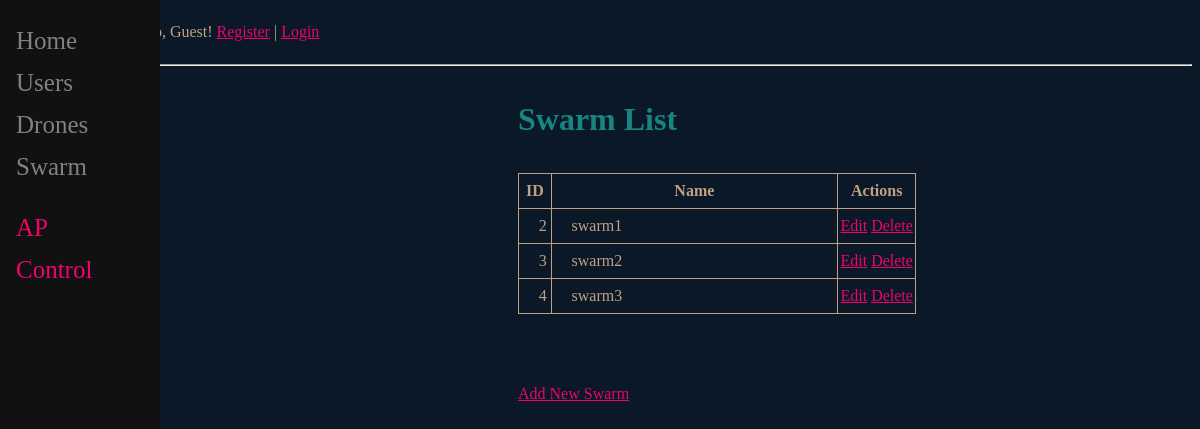
Page /swarm_list on the earlier database version.
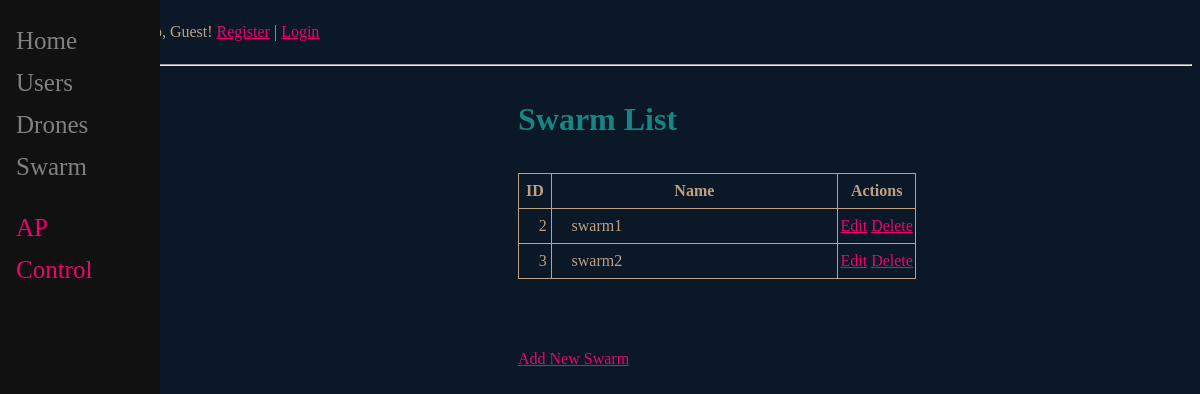
Same page on the later database version.
### main/models.py (models this page shows, shortened)
class Swarm(models.Model):
    swarmName=models.fields.CharField(max_length=32,unique=True)
    user_id = models.ForeignKey(CustomUser, null=True, on_delete=models.SET_NULL)
    createdAt=models.DateTimeField("datePublished", default=timezone.now)
    UpdatedAt=models.DateTimeField("dateUpdated", auto_now=True)
    UpdatedBy=models.CharField(max_length=32, default="User")

### main/views.py (the view)
# urls.py: path('swarm_list', swarm_list, name='swarm_list'),
def swarm_list(request):
    swarm = Swarm.objects.all()
    return render(request, 'main/swarm_list.html', {'swarm': swarm})

### templates/main/swarm_list.html (shortened to what this page needs)
{% extends 'main/base.html' %}
{% block content %}
<h1>Swarm List</h1>
<body>
    <table  style="width:60%; border: 1px solid; background-color: translucent 50% ;border-collapse: collapse">
        <thead>
            <tr style="border: 1px solid; text-align: center;">
                <th style="width:5%; border: 1px solid; ">ID</th>
                <th style="width:45%; border: 1px solid; ">Name</th>
                <th style="width:10%; border: 1px solid;">Actions</th>
            </tr>
        </thead>
        <tbody>
    {% for swarm in swarm %}
            <tr style="border: 1px solid; text-align: center;">
                <td style="width:5%; border: 1px solid; text-align: center; padding-left: 5%; padding-right: 5%;">{{ swarm.id }}</td>
                <td style="width:45%; border: 1px solid; text-align: left; padding-left: 5%; padding-right: 5%;">{{ swarm.swarmName }}</td>
                <td style="width:10%">
                    <a style="width:5%"  href="/swarm_edit/{{ swarm.id }}"><span>Edit</span></a>
                    <a style="width:5%"  href="/swarm_delete/{{ swarm.id }}">Delete</a>
                </td>
            </tr>
        {% endfor %}
        </tbody>
    </table>
    <br>
    <br>
    <a href="{%url 'swarm_add' %}" class="btn btn-outline-secondary btn-sm"><span>Add New Swarm</span></a>
</body>
{% endblock %}

Differences in the rows shown:
removed Swarm: id "4", swarmName "swarm3"
